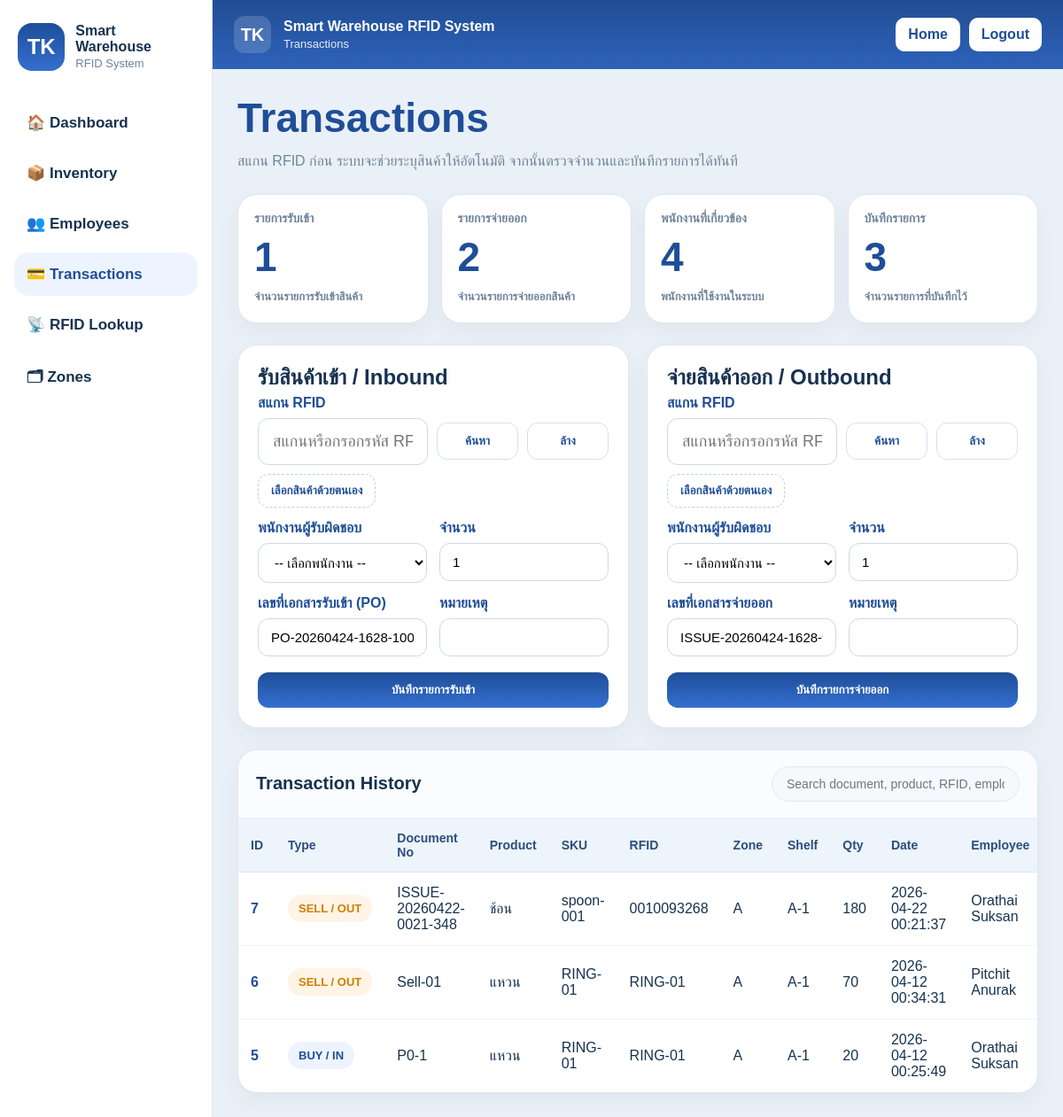
The page /smarthouse-rfid/transactions.php (signed in) on the database its author committed.
### tables this page shows
CREATE TABLE `stock_transactions` (
  `transaction_id` int(11) NOT NULL,
  `transaction_type` enum('IN','OUT') NOT NULL,
  `document_no` varchar(100) NOT NULL,
  `product_id` int(11) NOT NULL,
  `rfid_id` int(11) NOT NULL,
  `shelf_id` int(11) DEFAULT NULL,
  `quantity` int(11) NOT NULL,
  `transaction_datetime` datetime NOT NULL DEFAULT current_timestamp(),
  `employee_id` int(11) NOT NULL,
  `note` varchar(255) DEFAULT NULL
);

CREATE TABLE `products` (
  `product_id` int(11) NOT NULL,
  `sku` varchar(50) NOT NULL,
  `product_name` varchar(255) NOT NULL,
  `reorder_point` int(11) NOT NULL DEFAULT 0,
  `price` decimal(10,2) NOT NULL DEFAULT 0.00
);

CREATE TABLE `rfid_tags` (
  `rfid_id` int(11) NOT NULL,
  `rfid_code` varchar(100) NOT NULL,
  `product_id` int(11) NOT NULL,
  `shelf_id` int(11) DEFAULT NULL,
  `STATUS` enum('In-Stock','Moving','Shipped') NOT NULL DEFAULT 'In-Stock'
);

CREATE TABLE `zones` (
  `zone_id` int(11) NOT NULL,
  `zone_code` varchar(20) NOT NULL,
  `zone_name` varchar(100) NOT NULL,
  `total_capacity` int(11) NOT NULL DEFAULT 0
);

CREATE TABLE `shelves` (
  `shelf_id` int(11) NOT NULL,
  `zone_id` int(11) NOT NULL,
  `shelf_code` varchar(50) NOT NULL,
  `shelf_capacity` int(11) NOT NULL DEFAULT 0
);

CREATE TABLE `employees` (
  `employee_id` int(11) NOT NULL,
  `full_name` varchar(255) NOT NULL,
  `position_name` varchar(255) DEFAULT NULL,
  `phone` varchar(20) DEFAULT NULL,
  `email` varchar(255) DEFAULT NULL
);

### smarthouse-rfid/transactions.php (the view, shortened to what this page needs)
<?php
require_once __DIR__ . '/config/db.php';
$sql = "
SELECT
    st.transaction_id,
    st.transaction_type,
    st.document_no,
    st.quantity,
    st.transaction_datetime,
    st.note,
    p.product_name,
    p.sku,
    rt.rfid_code,
    z.zone_code,
    s.shelf_code,
    e.full_name AS employee_name
FROM stock_transactions st
JOIN products p ON st.product_id = p.product_id
JOIN rfid_tags rt ON st.rfid_id = rt.rfid_id
JOIN shelves s ON st.shelf_id = s.shelf_id
JOIN zones z ON s.zone_id = z.zone_id
JOIN employees e ON st.employee_id = e.employee_id
ORDER BY st.transaction_id DESC
";
$history = $pdo->query($sql)->fetchAll();
$totalIn = (int)$pdo->query("SELECT COUNT(*) FROM stock_transactions WHERE transaction_type='IN'")->fetchColumn();
$totalOut = (int)$pdo->query("SELECT COUNT(*) FROM stock_transactions WHERE transaction_type='OUT'")->fetchColumn();
$totalEmployees = (int)$pdo->query("SELECT COUNT(*) FROM employees")->fetchColumn();
$totalLogs = (int)$pdo->query("SELECT COUNT(*) FROM stock_transactions")->fetchColumn();
require __DIR__ . '/includes/layout.php';
require __DIR__ . '/includes/header.php';
?>
<h1 class="page-title">Transactions</h1>
<div class="page-sub">
  สแกน RFID ก่อน ระบบจะช่วยระบุสินค้าให้อัตโนมัติ จากนั้นตรวจจำนวนและบันทึกรายการได้ทันที
</div>
<div class="summary-grid">
  <div class="card summary-card">
    <div class="label">รายการรับเข้า</div>
    <div class="value"><?php echo $totalIn; ?></div>
    <div class="note">จำนวนรายการรับเข้าสินค้า</div>
  </div>
  <div class="card summary-card">
    <div class="label">รายการจ่ายออก</div>
    <div class="value"><?php echo $totalOut; ?></div>
    <div class="note">จำนวนรายการจ่ายออกสินค้า</div>
  </div>
  <div class="card summary-card">
    <div class="label">พนักงานที่เกี่ยวข้อง</div>
    <div class="value"><?php echo $totalEmployees; ?></div>
    <div class="note">พนักงานที่ใช้งานในระบบ</div>
  </div>
  <div class="card summary-card">
    <div class="label">บันทึกรายการ</div>
    <div class="value"><?php echo $totalLogs; ?></div>
    <div class="note">จำนวนรายการที่บันทึกไว้</div>
  </div>
</div>
<div style="display:grid;grid-template-columns:1fr 1fr;gap:20px;margin-bottom:24px;">
  <div class="card" style="padding:22px;">
    <h3 class="section-title-th">รับสินค้าเข้า / Inbound</h3>
    <form method="post" action="buy.php" class="rfid-transaction-form transaction-form" data-mode="PO" data-form-type="inbound">
      <div>
        <label class="form-label">สแกน RFID</label>
        <div class="scan-row">
          <input type="text" name="rfid_code" class="form-control scan-input js-rfid-input" placeholder="สแกนหรือกรอกรหัส RFID">
          <button type="button" class="btn-light js-rfid-lookup scan-action-btn">ค้นหา</button>
          <button type="button" class="btn-light js-clear-scan scan-action-btn">ล้าง</button>
        </div>
        <div class="helper-row" style="margin-top:10px;">
          <button type="button" class="ghost-btn js-toggle-manual">เลือกสินค้าด้วยตนเอง</button>
        </div>
      </div>
      <div class="compact-grid">
        <div>
          <label class="form-label">พนักงานผู้รับผิดชอบ</label>
          <select name="employee_id" required class="form-control js-employee-select">
            <option value="">-- เลือกพนักงาน --</option>
          </select>
        </div>
        <div>
          <label class="form-label">จำนวน</label>
          <input type="number" name="quantity" min="1" value="1" required class="form-control js-quantity-input">
        </div>
      </div>
      <div class="compact-grid">
        <div>
          <label class="form-label">เลขที่เอกสารรับเข้า (PO)</label>
          <input type="text" name="document_no" required class="form-control js-document-input">
        </div>
        <div>
          <label class="form-label">หมายเหตุ</label>
          <input type="text" name="note" class="form-control">
        </div>
      </div>
      <button type="submit" class="btn-primary primary-submit">บันทึกรายการรับเข้า</button>
    </form>
  </div>
  <div class="card" style="padding:22px;">
    <h3 class="section-title-th">จ่ายสินค้าออก / Outbound</h3>
    <form method="post" action="sell.php" class="rfid-transaction-form transaction-form" data-mode="ISSUE" data-form-type="outbound">
      <div>
        <label class="form-label">สแกน RFID</label>
        <div class="scan-row">
          <input type="text" name="rfid_code" class="form-control scan-input js-rfid-input" placeholder="สแกนหรือกรอกรหัส RFID">
          <button type="button" class="btn-light js-rfid-lookup scan-action-btn">ค้นหา</button>
          <button type="button" class="btn-light js-clear-scan scan-action-btn">ล้าง</button>
        </div>
        <div class="helper-row" style="margin-top:10px;">
          <button type="button" class="ghost-btn js-toggle-manual">เลือกสินค้าด้วยตนเอง</button>
        </div>
      </div>
      <div class="compact-grid">
        <div>
          <label class="form-label">พนักงานผู้รับผิดชอบ</label>
          <select name="employee_id" required class="form-control js-employee-select">
            <option value="">-- เลือกพนักงาน --</option>
          </select>
        </div>
        <div>
          <label class="form-label">จำนวน</label>
          <input type="number" name="quantity" min="1" value="1" required class="form-control js-quantity-input">
        </div>
      </div>
      <div class="compact-grid">
        <div>
          <label class="form-label">เลขที่เอกสารจ่ายออก</label>
          <input type="text" name="document_no" required class="form-control js-document-input">
        </div>
        <div>
          <label class="form-label">หมายเหตุ</label>
          <input type="text" name="note" class="form-control">
        </div>
      </div>
      <button type="submit" class="btn-primary primary-submit">บันทึกรายการจ่ายออก</button>
    </form>
  </div>
</div>
<div class="card" style="overflow:hidden;">
  <div style="padding:18px 20px;border-bottom:1px solid #e8eef5;background:#fbfcff;display:flex;justify-content:space-between;align-items:center;gap:16px;flex-wrap:wrap;">
    <h3 style="margin:0;font-size:20px;color:#17324f;">Transaction History</h3>
    <div class="search-box">
      <input id="searchInput" placeholder="Search document, product, RFID, employee">
    </div>
  </div>
  <div class="table-wrap">
    <table id="historyTable">
      <thead>
        <tr>
          <th>ID</th>
          <th>Type</th>
          <th>Document No</th>
          <th>Product</th>
          <th>SKU</th>
          <th>RFID</th>
          <th>Zone</th>
          <th>Shelf</th>
          <th>Qty</th>
          <th>Date</th>
          <th>Employee</th>
        </tr>
      </thead>
      <tbody>
        <?php foreach ($history as $row): ?>
          <tr>
            <td>
              <a href="transaction_detail.php?id=<?php echo (int)$row['transaction_id']; ?>" style="color:#1f4e98;font-weight:800;">
                <?php echo $row['transaction_id']; ?>
              </a>
            </td>
            <td>
              <?php if ($row['transaction_type'] === 'IN'): ?>
                <span class="badge ok">BUY / IN</span>
              <?php else: ?>
                <span class="badge warn">SELL / OUT</span>
              <?php endif; ?>
            </td>
            <td><?php echo htmlspecialchars($row['document_no']); ?></td>
            <td><?php echo htmlspecialchars($row['product_name']); ?></td>
            <td><?php echo htmlspecialchars($row['sku']); ?></td>
            <td><?php echo htmlspecialchars($row['rfid_code']); ?></td>
            <td><?php echo htmlspecialchars($row['zone_code']); ?></td>
            <td><?php echo htmlspecialchars($row['shelf_code']); ?></td>
            <td><?php echo (int)$row['quantity']; ?></td>
            <td><?php echo htmlspecialchars($row['transaction_datetime']); ?></td>
            <td><?php echo htmlspecialchars($row['employee_name']); ?></td>
          </tr>
        <?php endforeach; ?>
      </tbody>
    </table>
  </div>
</div>
<?php require __DIR__ . '/includes/footer.php'; ?>

### smarthouse-rfid/includes/layout.php (style rules this page uses)
* { box-sizing: border-box; }
body { margin: 0; font-family: Arial, Helvetica, sans-serif; background: #eaf0f7; color: #17324f; }
a { text-decoration: none; }
.page-title { font-size: 46px; color: #1f4e98; margin: 0 0 8px; font-weight: 800; }
.page-sub { color: #6f839b; line-height: 1.8; margin-bottom: 22px; }
.card { background: #fff; border: 1px solid #dfe7f1; border-radius: 22px; box-shadow: 0 10px 24px rgba(25,52,77,.05); }
.summary-grid { display: grid; grid-template-columns: repeat(4, minmax(0,1fr)); gap: 14px; margin-bottom: 24px; }
.summary-card { padding: 18px; }
.label { font-size: 14px; color: #6f839b; font-weight: 700; }
.value { font-size: 46px; color: #1f4e98; font-weight: 800; margin-top: 8px; }
.note { margin-top: 8px; font-size: 13px; color: #6f839b; font-weight: 700; line-height: 1.6; }
.table-wrap { overflow: auto; }
table { width: 100%; border-collapse: collapse; min-width: 900px; }
th { text-align: left; background: #eef4fb; color: #2b4e7c; font-size: 14px; font-weight: 800; padding: 14px; border-bottom: 1px solid #dfe7f1; }
td { padding: 14px; border-bottom: 1px solid #edf2f7; vertical-align: middle; }
tr:last-child td { border-bottom: 0; }
.badge { display: inline-flex; align-items: center; padding: 8px 12px; border-radius: 999px; font-size: 13px; font-weight: 700; white-space: nowrap; }
.ok { background: #eef4ff; color: #1f4e98; }
.warn { background: #fff4e5; color: #cf7f00; }
.btn-light { display: inline-block; background: #fff; border: 1px solid #d6e1ed; color: #1f4e98; padding: 12px 16px; border-radius: 12px; font-weight: 700; }
.btn-primary { display: inline-block; background: linear-gradient(180deg, #1f4e98, #356fd0); color: #fff; padding: 12px 16px; border-radius: 12px; font-weight: 700; border: 0; }
.search-box { background: #f5f8fc; border: 1px solid #e1e9f3; border-radius: 999px; padding: 10px 14px; min-width: 280px; }
.search-box input { width: 100%; border: 0; outline: 0; background: transparent; font-size: 14px; color: #17324f; }
.form-label { display: block; margin-bottom: 8px; font-weight: 700; color: #1f4e98; }
.form-control { width: 100%; padding: 12px 14px; border: 1px solid #cfd8e3; border-radius: 12px; background: #fff; font-size: 15px; outline: none; }
input.form-control, select.form-control, textarea.form-control { width: 100%; }

### smarthouse-rfid/transactions.php (style rules this page uses)
.transaction-form { display: grid; gap: 14px; }
.scan-row { display: grid; grid-template-columns: minmax(0,1fr) auto auto; gap: 10px; align-items: center; }
.scan-input { font-size: 18px; padding: 15px 16px; }
.helper-row { display: flex; justify-content: space-between; align-items: flex-start; gap: 12px; flex-wrap: wrap; }
.compact-grid { display: grid; grid-template-columns: 1fr 1fr; gap: 14px; }
.ghost-btn { display: inline-block; background: transparent; border: 1px dashed #bdd0ea; color: #1f4e98; padding: 10px 14px; border-radius: 12px; font-weight: 700; white-space: nowrap; }
.scan-action-btn { min-width: 92px; }
.primary-submit { margin-top: 4px; }
.section-title-th { color: #17324f; margin: 0 0 6px; font-size: 24px; }

### rows shown on the page
stock_transactions: transaction_id "7", transaction_type "SELL / OUT", document_no "ISSUE-20260422-0021-348", product.product_name "ช้อน", product.sku "spoon-001", rfid.rfid_code "0010093268", zones.zone_code "A", shelf.shelf_code "A-1", quantity "180", transaction_datetime "2026-04-22 00:21:37", employee.full_name "Orathai Suksan"
stock_transactions: transaction_id "6", transaction_type "SELL / OUT", document_no "Sell-01", product.product_name "แหวน", product.sku "RING-01", rfid.rfid_code "RING-01", zones.zone_code "A", shelf.shelf_code "A-1", quantity "70", transaction_datetime "2026-04-12 00:34:31", employee.full_name "Pitchit Anurak"
stock_transactions: transaction_id "5", transaction_type "BUY / IN", document_no "P0-1", product.product_name "แหวน", product.sku "RING-01", rfid.rfid_code "RING-01", zones.zone_code "A", shelf.shelf_code "A-1", quantity "20", transaction_datetime "2026-04-12 00:25:49", employee.full_name "Orathai Suksan"

### other values the page prints
$pageTitle "Transactions"
$totalIn "1"
$totalOut "2"
$totalEmployees "4"
$totalLogs "3"
